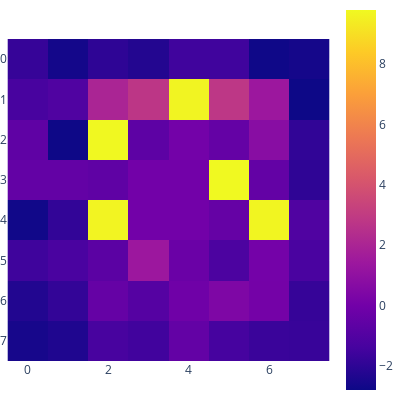

The notebook cell this image was saved under:
### Code cell
layer = 3

def intervention_einsum(input):
    print(f'input shape is {input.shape}')
    print(f'black component before is {t.einsum("t c, c -> t", input[0], black_hat[layer])[4]}')
    print(f'white component before is {t.einsum("t c, c -> t", input[0], white_hat[layer])[4]}')
    # print(t.einsum('i j k, k -> j', input, b)[4])
    # template = t.zeros_like(input)
    # template[0,4,:] = t.einsum('i j k, k -> j', input, b)[4] * b
    template = t.zeros_like(input)
    template[0,4,:] = 1*(-3*white_hat[layer]+10*black_hat[layer])
    # print(t.einsum('i j k, k -> j', input - 2*template, b)[4])
    print(f'black component after is {t.einsum("t c, c -> t", (input + template)[0], black_hat[layer])[4]}')
    print(f'white component after is {t.einsum("t c, c -> t", (input + template)[0], white_hat[layer])[4]}')
    return input + template


intervention_model = Intervention_GPT(model_config, 4, intervention_einsum)
intervention_model.load_state_dict(t.load('./weights/model_state_dict_large_training_2_02.pth'))
intervention_model.to('cuda')
intervention_model.eval()

fig = px.imshow(Othello.tokens_to_ij(intervention_model(test_data[15,:-1].unsqueeze(dim=0).to(device = 'cuda'))[0][0,5 - 1,:]).detach().numpy())

fig.update_layout(width=400, height=400)

fig.update_layout(
    margin=dict(l=0,r=0,b=0,t=0)
        )

fig.show()

### Figure 1 — Plotly figure (JSON) as saved in the notebook; plotly's stock layout.template omitted (floating-point values rounded to 4 significant figures)
{"data": [{"coloraxis": "coloraxis", "hovertemplate": "x: %{x}<br>y: %{y}<br>color: %{z}<extra></extra>", "name": "0", "type": "heatmap", "xaxis": "x", "yaxis": "y", "z": [[-1.78, -2.614, -1.974, -2.252, -1.536, -1.538, -2.742, -2.597], [-1.334, -1.092, 1.993, 2.773, 9.643, 2.807, 1.384, -2.793], [-0.6162, -2.772, 9.757, -0.66, 0.03602, -0.4346, 0.7482, -1.899], [-0.4781, -0.4852, -0.5934, 0, 0, 9.785, -0.4649, -1.971], [-2.699, -1.883, 9.622, 0, 0, -0.3979, 9.659, -1.07], [-1.561, -1.278, -0.7407, 1.408, -0.2503, -1.207, 0.06443, -1.263], [-2.271, -1.86, -0.4117, -0.9076, -0.07875, 0.3991, 0.07542, -1.797], [-2.546, -2.353, -1.328, -1.509, -0.4818, -1.385, -1.702, -1.727]]}], "layout": {"coloraxis": {"colorscale": [[0, "#0d0887"], [0.1111, "#46039f"], [0.2222, "#7201a8"], [0.3333, "#9c179e"], [0.4444, "#bd3786"], [0.5556, "#d8576b"], [0.6667, "#ed7953"], [0.7778, "#fb9f3a"], [0.8889, "#fdca26"], [1, "#f0f921"]]}, "height": 400, "margin": {"b": 0, "l": 0, "r": 0, "t": 0}, "width": 400, "xaxis": {"anchor": "y", "constrain": "domain", "domain": [0, 1], "scaleanchor": "y"}, "yaxis": {"anchor": "x", "autorange": "reversed", "constrain": "domain", "domain": [0, 1]}}}
